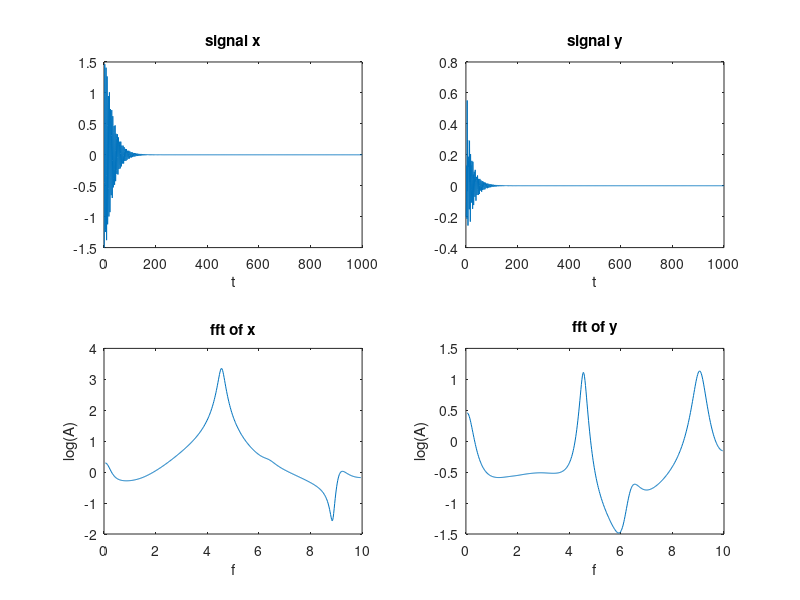

The MATLAB source for this figure: (Note: this script raises an error after producing the figure.)
sigma = 0.0000003;

% create multivariate AR model
ynext = @(yprevious1,yprevious2,xprevious1,xprevious2)0.5*yprevious1-0.3*yprevious2+0.1*xprevious2+0.4*xprevious1*xprevious2+normrnd(0,sigma);
xnext = @(yprevious2,xprevious1,xprevious2)0.3*xprevious1-xprevious2-0.5*yprevious2+normrnd(0,sigma);

% generate 1000 samples
signalLength = 1000;
historyLength = 2;
y=zeros(1,signalLength + historyLength);
x=zeros(1,signalLength + historyLength);
y(1) = 1;
x(1) = 1;
for i=(historyLength+1):(signalLength + historyLength)
    y(i)=ynext(y(i-1),y(i-2),x(i-1),x(i-2));
    x(i)=xnext(y(i-2),x(i-1),x(i-2));
end
y=y((historyLength+1):(signalLength + historyLength));
x=x((historyLength+1):(signalLength + historyLength));

bandwidth = 0.1;
frequencies = linspace(bandwidth/1.99,10-bandwidth/1.99,500);

% plot
figure(1)
subplot(2,2,1)
plot(x)
xlabel('t')
title('signal x')
subplot(2,2,2)
plot(y)
xlabel('t')
title('signal y')
subplot(2,2,3)
xfft=fft(x);
plot(frequencies,log(abs(xfft(1:(signalLength/2)))))
xlabel('f')
ylabel('log(A)')
title('fft of x')
subplot(2,2,4)
yfft=fft(y);
plot(frequencies,log(abs(yfft(1:(signalLength/2)))))
xlabel('f')
ylabel('log(A)')
title('fft of y')

% find causalities over frequencies
causalities = arrayfun(@(frequency)CNPMR(y,x,[],1,3,1,1,[],false,0.5,[frequency-bandwidth/2,frequency+bandwidth/2],20), frequencies);
figure(2)
plot(frequencies,causalities)
xlabel('f')
ylabel('causality')
title('causality x-->y over frequency')

causalities = arrayfun(@(frequency)CNPMR(x,y,[],1,3,1,1,[],false,0.5,[frequency-bandwidth/2,frequency+bandwidth/2],20), frequencies);
figure(3)
plot(frequencies,causalities)
xlabel('f')
ylabel('causality')
title('causality y-->x over frequency')

[c,~,s]=CNPMR(y,x,[],1,3,1,1,[],false,0.05,[4.45,4.55],20)
[c,~,s]=CNPMR(y,x,[],1,3,1,1,[],false,0.05)